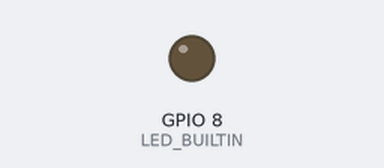
This sketch was run on a simulated ESP32-C6. Parts: output pins drawn as LEDs (lit = HIGH). WiFi joins after 1.5 s; servers stay silent unless stated; what the sketch prints to the serial monitor is not drawn.

Above: at 0.0 s.
At 3.6 s:
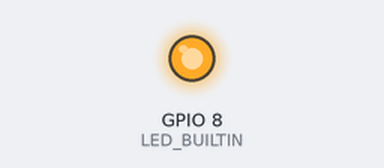
Timing chart, 0 to 5.1 s (numbered marks = the images above):
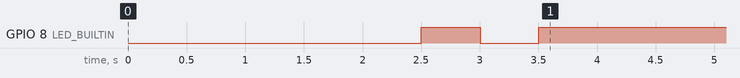

The sketch:

WiFiTest.ino
```cpp
/*
 * ESP32-C6 WiFi Connection Test
 *
 * 중요: 아래의 'ssid'와 'password' 변수를 실제 사용하는 와이파이 정보로
 * 변경해서 업로드하세요.
 */
#include <WiFi.h>

// TODO: 여기에 사용할 와이파이 이름과 비밀번호를 입력하세요.
const char *ssid = "YOUR_WIFI_SSID";
const char *password = "YOUR_WIFI_PASSWORD";

#ifndef LED_BUILTIN
#define LED_BUILTIN 8
#endif

void setup() {
  Serial.begin(115200);
  pinMode(LED_BUILTIN, OUTPUT);

  // 시리얼 모니터가 준비될 때까지 잠시 대기
  delay(2000);

  Serial.println("\n\n--- ESP32-C6 WiFi Test Start ---");
  Serial.printf("Connecting to SSID: %s\n", ssid);

  WiFi.mode(WIFI_STA); // Station 모드 (기기에 접속하는게 아니라 공유기에 접속)
  WiFi.begin(ssid, password);

  // 연결 대기
  int i = 0;
  while (WiFi.status() != WL_CONNECTED) {
    delay(500);
    Serial.print(".");

    // 연결 시도 중일 때는 LED가 깜빡입니다.
    digitalWrite(LED_BUILTIN, !digitalRead(LED_BUILTIN));

    i++;
    if (i > 60) { // 30초 이상 걸리면 타임아웃 메시지 출력
      Serial.println("\n[Error] 연결이 너무 오래 걸립니다. SSID와 비밀번호를 "
                     "확인해주세요.");
      i = 0;
    }
  }

  // 연결 성공 시 LED 켜짐 유지 (보드에 따라 꺼짐일 수도 있음)
  digitalWrite(LED_BUILTIN, HIGH);

  Serial.println("\n\nWiFi Connected! (연결 성공)");
  Serial.print("IP Address: ");
  Serial.println(WiFi.localIP());
  Serial.printf("Signal Strength (RSSI): %d dBm\n", WiFi.RSSI());
}

void loop() {
  // 주기적으로 연결 상태만 확인
  if (WiFi.status() == WL_CONNECTED) {
    Serial.println("상태: 연결 유지 중...");
  } else {
    Serial.println("상태: 연결 끊김!");
  }
  delay(5000);
}
```
